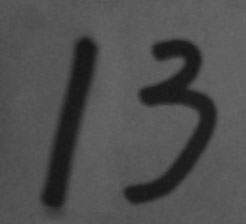
#> input picture 5_opencv/handwriting.jpg, 246 x 224 px
$ jupyter execute course14_contour-features.ipynb   (older library calls are emulated)
#> lines starting #> are read from the running program, lines starting #| are printed output that depends on the picture; after the words box and inside, x2 and y2 are one past the last pixel; in counts of white or black regions, pixels touching at a corner belong together; long printed decimals are rounded
# 目标
- 计算物体的周长、面积、质心、最小外接矩形等
- OpenCV函数：cv2.contourArea(), cv2.arcLength(), cv2.approxPolyDP() 等

# 教程
在计算轮廓特征之前，我们先用上一节的代码把轮廓找到：

[cell 1]
import cv2
import numpy as np

img = cv2.imread('handwriting.jpg', 0)
#> img is the input picture: shape (224, 246); min 20, max 105, mean 78.9
_, thresh = cv2.threshold(img, 0, 255, cv2.THRESH_BINARY_INV + cv2.THRESH_OTSU)
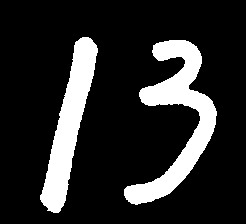
#> thresh: shape (224, 246); 16.4% white; 2 white regions
image, contours, hierarchy = cv2.findContours(thresh, 3, 2)
#> contours = 2 contours; box (x1, y1, x2, y2) and area: (124, 40, 217, 205) 4807, (40, 37, 98, 213) 3798

# 以数字3的轮廓为例
cnt = contours[0]
#> cnt = contour of 275 points, box (x1, y1, x2, y2) (124, 40, 217, 205), area 4807

为了便于绘制，我们创建出两幅彩色图，并把轮廓画在第一幅图上：

[cell 2]
img_color1 = cv2.cvtColor(image, cv2.COLOR_GRAY2BGR)
#> img_color1: shape (224, 246, 3); 16.4% white; 2 white regions, box (x1, y1, x2, y2) and area: (124, 40, 217, 205) 5068, (40, 37, 98, 213) 3983
img_color2 = np.copy(img_color1)
cv2.drawContours(img_color1, [cnt], 0, (0, 0, 255), 2)

## 轮廓面积

[cell 3]
area = cv2.contourArea(cnt)  # 4807.0
#> area = 4807
print(area)
#| 4807.0

注意轮廓特征计算的结果并不等同于像素点的个数，而是根据几何方法算出来的，所以有小数。

如果统计二值图中像素点个数，应尽量避免循环，可以使用cv2.countNonZero()，更加高效。

## 轮廓周长

[cell 4]
perimeter = cv2.arcLength(cnt, True)  # 612.7838320732117
#> perimeter = 612.8
print(perimeter)
#| 612.784

参数2表示轮廓是否封闭，显然我们的轮廓是封闭的，所以是True。

## 图像矩
矩可以理解为图像的各类几何特征，详情请参考：[Image Moments]

[cell 5]
M = cv2.moments(cnt)
#> M = moments, m00 4807, centre m10/m00, m01/m00 = (176.7, 118)
print(M)
#> (printed output is left out)

M中包含了很多轮廓的特征信息，比如M[‘m00’]表示轮廓面积，与前面cv2.contourArea()计算结果是一样的。质心也可以用它来算：

[cell 6]
cx, cy = M['m10'] / M['m00'], M['m01'] / M['m00']  # (176.70723250814783, 117.96879550655294)
#> cx = 176.7; cy = 118
print((cx,cy))
#| (176.707, 117.969)

## 外接矩形
形状的外接矩形有两种，如下图，绿色的叫外接矩形，表示不考虑旋转并且能包含整个轮廓的矩形。蓝色的叫最小外接矩，考虑了旋转：

[cell 7]
x, y, w, h = cv2.boundingRect(cnt)
#> x = 124; y = 40; w = 93; h = 165
print((x, y, w, h))
#| (124, 40, 93, 165)
cv2.rectangle(img_color1, (x, y), (x+w, y+h), (0, 255, 0), 2)

rect = cv2.minAreaRect(cnt)
#> rect = ((174.5, 124.2), (169.7, 80), -81.21)
print(rect)
#| ((174.489, 124.241), (169.715, 79.998), -81.209)
box = np.int0(cv2.boxPoints(rect))
#> box = [[201, 214], [121, 201], [147, 34], [226, 46]]
print(box)
#| [[201 214]
#|  [121 201]
#|  [147  34]
#|  [226  46]]
cv2.drawContours(img_color1, [box], 0, (255, 0, 0), 2)
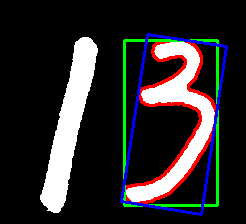
#> img_color1: shape (224, 246, 3); mean B, G, R 42.9, 42, 44.1

cv2.imshow('img', img_color1)
cv2.waitKey(0)

其中np.int0(x)是把x取整的操作，比如377.93就会变成377，也可以用x.astype(np.int)。

## 最小外接圆
外接圆跟外接矩形一样，找到一个能包围物体的最小圆

[cell 8]
(x, y), radius = cv2.minEnclosingCircle(cnt)
#> x = 159.4; y = 121.9; radius = 85.87
(x, y, radius) = np.int0((x, y, radius))  # 圆心和半径取整
#> x = 159; y = 121; radius = 85
cv2.circle(img_color2, (x, y), radius, (0, 0, 255), 2)

## 拟合椭圆
我们可以用得到的轮廓拟合出一个椭圆：

[cell 9]
ellipse = cv2.fitEllipse(cnt)
#> ellipse = ((167, 124.7), (79.37, 154.7), 16.77)
cv2.ellipse(img_color2, ellipse, (255, 255, 0), 2)
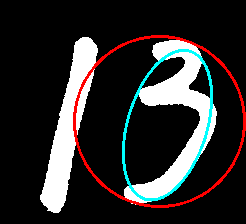
#> img_color2: shape (224, 246, 3); mean B, G, R 43.3, 43.3, 45.3

## 形状匹配
cv2.matchShapes()可以检测两个形状之间的相似度，返回值越小，越相似。先读入下面这张图片：

[cell 10]
img = cv2.imread('shapes.jpg', 0)
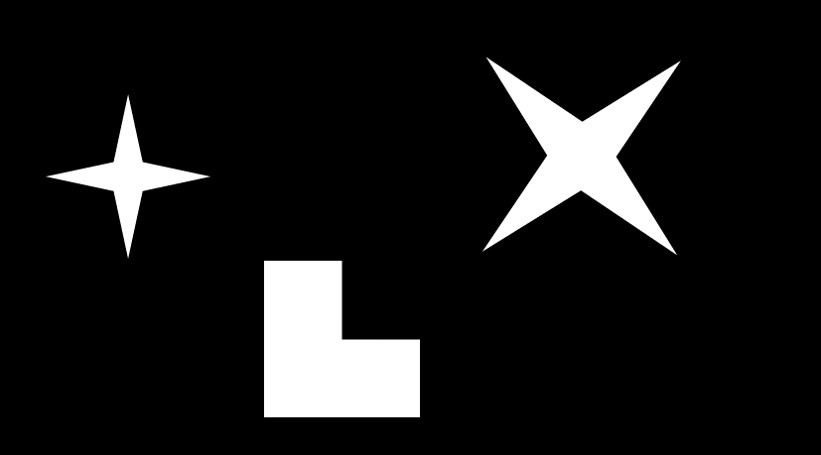
#> input picture 5_opencv/shapes.jpg, 821 x 455 px
#> img is the input picture: shape (455, 821); min 0, max 255, mean 24.9
_, thresh = cv2.threshold(img, 0, 255, cv2.THRESH_BINARY+cv2.THRESH_OTSU)
#> thresh: shape (455, 821); 9.7% white; 3 white regions
image, contours, hierarchy = cv2.findContours(thresh, 3, 2)
#> contours = 3 contours; box (x1, y1, x2, y2) and area: (264, 261, 420, 417) 17876, (483, 58, 680, 254) 13039, (48, 96, 209, 257) 4514
img_color = cv2.cvtColor(thresh, cv2.COLOR_GRAY2BGR) # 用于c
#> img_color: shape (455, 821, 3); 9.7% white; 3 white regions, box (x1, y1, x2, y2) and area: (264, 261, 420, 417) 18186, (483, 58, 680, 254) 13424, (48, 96, 209, 257) 4776

图中有3条轮廓，我们用A/B/C表示：

[cell 11]
cnt_a, cnt_b, cnt_c = contours[0], contours[1], contours[2]
#> cnt_a = contour of 35 points, box (x1, y1, x2, y2) (264, 261, 420, 417), area 17876; cnt_b = contour of 228 points, box (x1, y1, x2, y2) (48, 96, 209, 257), area 4514; cnt_c = contour of 541 points, box (x1, y1, x2, y2) (483, 58, 680, 254), area 13039
print(cv2.matchShapes(cnt_b, cnt_b, 1, 0.0))
#| 0.0
print(cv2.matchShapes(cnt_b, cnt_c, 1, 0.0))
#| 2.1769554760631138e-05
print(cv2.matchShapes(cnt_b, cnt_a, 1, 0.0))
#| 0.4182
